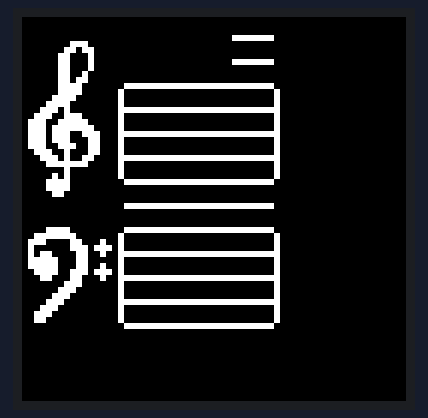
The sketch below on a simulated ESP32. On the bench: 64×64 colour display. What the sketch prints to the serial monitor is not drawn.

Above: at 1.1 s.

The sketch:

bitmap_display.ino
```cpp
// TeachTiles Bitmap Display
// Uses ESP32-HUB75-MatrixPanel-I2S-DMA library

#include <ESP32-HUB75-MatrixPanel-I2S-DMA.h>

// Include the bitmap data
#include "teachtiles_bitmap.h"

// Panel size
#define PANEL_WIDTH 64
#define PANEL_HEIGHT 64

// Pin mapping - verified working
HUB75_I2S_CFG::i2s_pins _pins = {
  25,  // R1
  26,  // G1
  27,  // B1
  14,  // R2
  12,  // G2
  13,  // B2
  23,  // A
  19,  // B
  5,   // C
  17,  // D
  32,  // E
  4,   // LAT
  15,  // OE
  16   // CLK
};

MatrixPanel_I2S_DMA *display = nullptr;

void setup() {
  Serial.begin(115200);
  delay(1000);
  Serial.println("\n\n========================================");
  Serial.println("=== TeachTiles Bitmap Display ===");
  Serial.println("========================================");

  // Configure for 64x64 panel
  HUB75_I2S_CFG mxconfig(PANEL_WIDTH, PANEL_HEIGHT, 1, _pins);
  mxconfig.gpio.e = 32;
  mxconfig.clkphase = false;
  mxconfig.driver = HUB75_I2S_CFG::FM6126A;

  Serial.println("Initializing display...");
  display = new MatrixPanel_I2S_DMA(mxconfig);

  if (!display->begin()) {
    Serial.println("*** ERROR: Display begin() failed! ***");
    while(1) { delay(1000); }
  }

  display->setBrightness8(128);
  display->clearScreen();

  Serial.println("Drawing TeachTiles bitmap (INVERTED)...");

  // Draw the bitmap - format is 0x00RRGGBB (32-bit ARGB with alpha=0)
  // INVERTED: white becomes black, black becomes white
  for (int y = 0; y < PANEL_HEIGHT; y++) {
    for (int x = 0; x < PANEL_WIDTH; x++) {
      int idx = y * PANEL_WIDTH + x;
      uint32_t pixel = pgm_read_dword(&epd_bitmap_TeachTiles_Graphical_Overlay_v1[idx]);

      // Extract RGB and invert (255 - value)
      uint8_t r = 255 - ((pixel >> 16) & 0xFF);
      uint8_t g = 255 - ((pixel >> 8) & 0xFF);
      uint8_t b = 255 - (pixel & 0xFF);

      display->drawPixelRGB888(x, y, r, g, b);
    }
  }

  Serial.println("Bitmap displayed!");
}

void loop() {
  // Static image - nothing to do
  delay(1000);
}
```

Source omitted: teachtiles_bitmap.h (49634 bytes)
